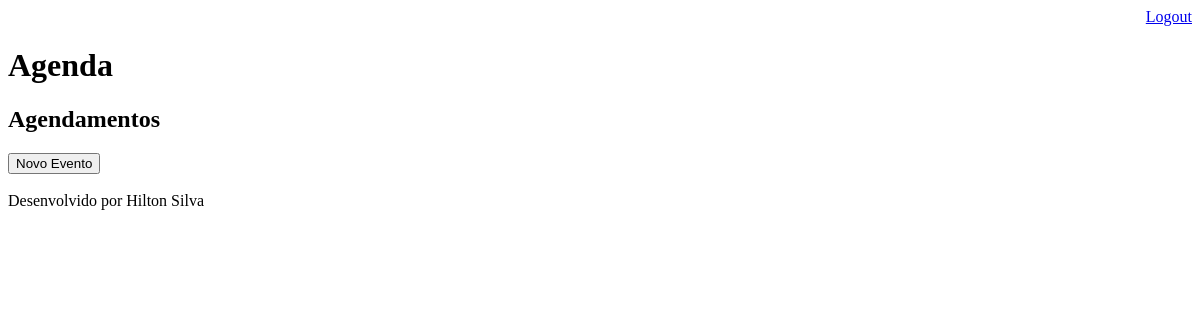
Before: /agenda/ (signed in) with the older database file.
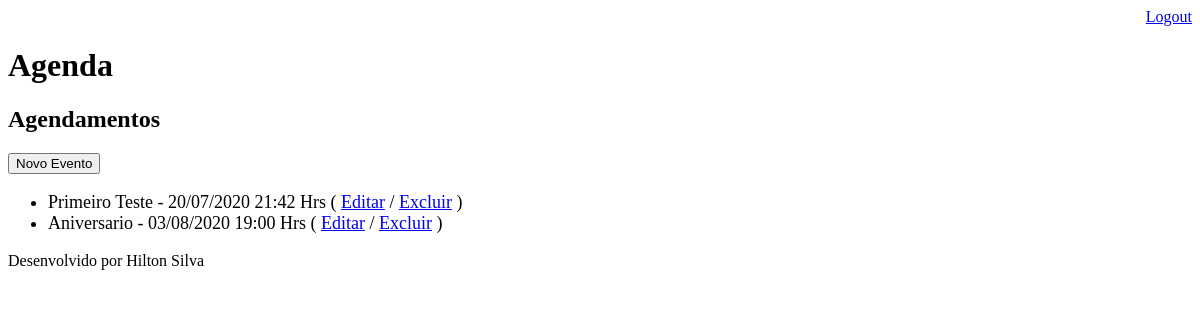
After: the same page with the newer database file.
### core/models.py (models this page shows, shortened)
class Evento(models.Model):
    titulo = models.CharField(max_length=100)
    descricao = models.TextField(blank=True, null=True)
    data_evento = models.DateTimeField(verbose_name='Data do Evento')
    data_criacao = models.DateTimeField(auto_now=True)
    usuario = models.ForeignKey(User, on_delete=models.CASCADE)
    class Meta:
        db_table = 'evento'
    def get_data_evento(self):
        return self.data_evento.strftime('%d/%m/%Y %H:%M Hrs')

### core/views.py (the view)
# urls.py: path('agenda/', views.lista_eventos),
@login_required(login_url='/login/')
def lista_eventos(request):
    usuario = request.user
    evento = Evento.objects.filter(usuario=usuario)
    dados = {'eventos':evento}
    return render(request, 'agenda.html', dados)

### templates/agenda.html
{% extends "model-page.html" %}
{% block content %}
    <h2>Agendamentos</h2>
    <a href="evento/">
        <button type="button">Novo Evento</button>
    </a>
    <ul style="font-size: 18px">
        {% for evento in eventos %}
            <li>
                {{ evento.titulo }} - {{ evento.get_data_evento }}
                ( <a href="evento/?id={{ evento.id }}">Editar</a>
                / <a href="evento/delete/{{ evento.id }}">Excluir</a> )
            </li>
        {% endfor %}
    </ul>
{% endblock %}

### templates/model-page.html
<!DOCTYPE html>
<html lang="en">
    <head>
        {% include "model-header.html" %}
    </head>
    <body>
        {% block content %} {% endblock %}
        {% include "model-footer.html" %}
    </body>
</html>

### templates/model-header.html (shortened to what this page needs)
<div align="right">
    <a href="/logout">Logout</a>
</div>
<h1>Agenda</h1>

### templates/model-footer.html
<p>Desenvolvido por Hilton Silva</p>

Changed rows visible on the page:
added Evento: titulo "Primeiro Teste", get_data_evento "20/07/2020 21:42 Hrs"
added Evento: titulo "Aniversario", get_data_evento "03/08/2020 19:00 Hrs"
